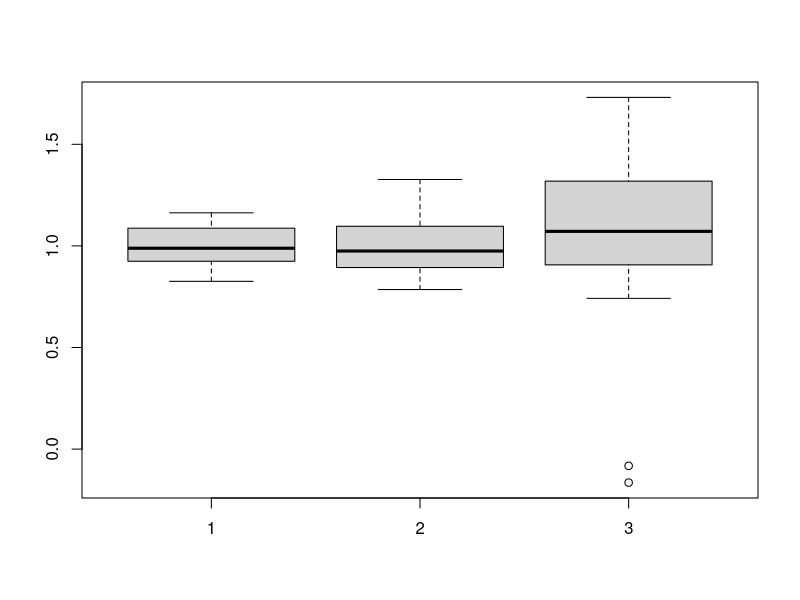

The R source for this figure:
before <- c(9.1,8.0,7.7,10.0,9.6,7.9,9.0,7.1,8.3,9.6,8.2,9.2,7.3,8.5,9.5)
after <- c(8.2,6.4,6.6,8.5,8.0,5.8,7.8,7.2,6.7,9.8,7.1,7.7,6.0,6.6,8.4)
#median
print(before[ceiling(0.5*(length(before)))])
print(after[ceiling(0.5*(length(after)))])
#sd

standardDeviation <- function(x){
mean_x = sum(x) / length(x)
sum <- sum((x-mean_x)^2)
variance <- sum / (length(x) - 1)
sd <- sqrt(variance)
return(sd)
}
sampleCovariance <- function(x,y){
mean_x = sum(x) / length(x)
mean_y = sum(y) / length(y)
sum <- sum((x-mean_x)*(y-mean_y))
covariance <- sum / (length(x) - 1)
return(covariance)
}

print(standardDeviation(before))
print(sd(before))

print (standardDeviation(after))
print(sd(after))

#covariance
print(sampleCovariance(before,after))
print(cov(before,after))

#correlation
print(sampleCovariance(before,after) / (standardDeviation(before) * standardDeviation(after)))
print(cor(before,after))

diff <- before - after

#median
print(diff[ceiling(0.5*(length(diff)))])
#sd
print(standardDeviation(diff))
print(sd(diff))
#boxplot of values normalized to 0-1
boxplot(before/mean(before),after/mean(after),diff/mean(diff))
